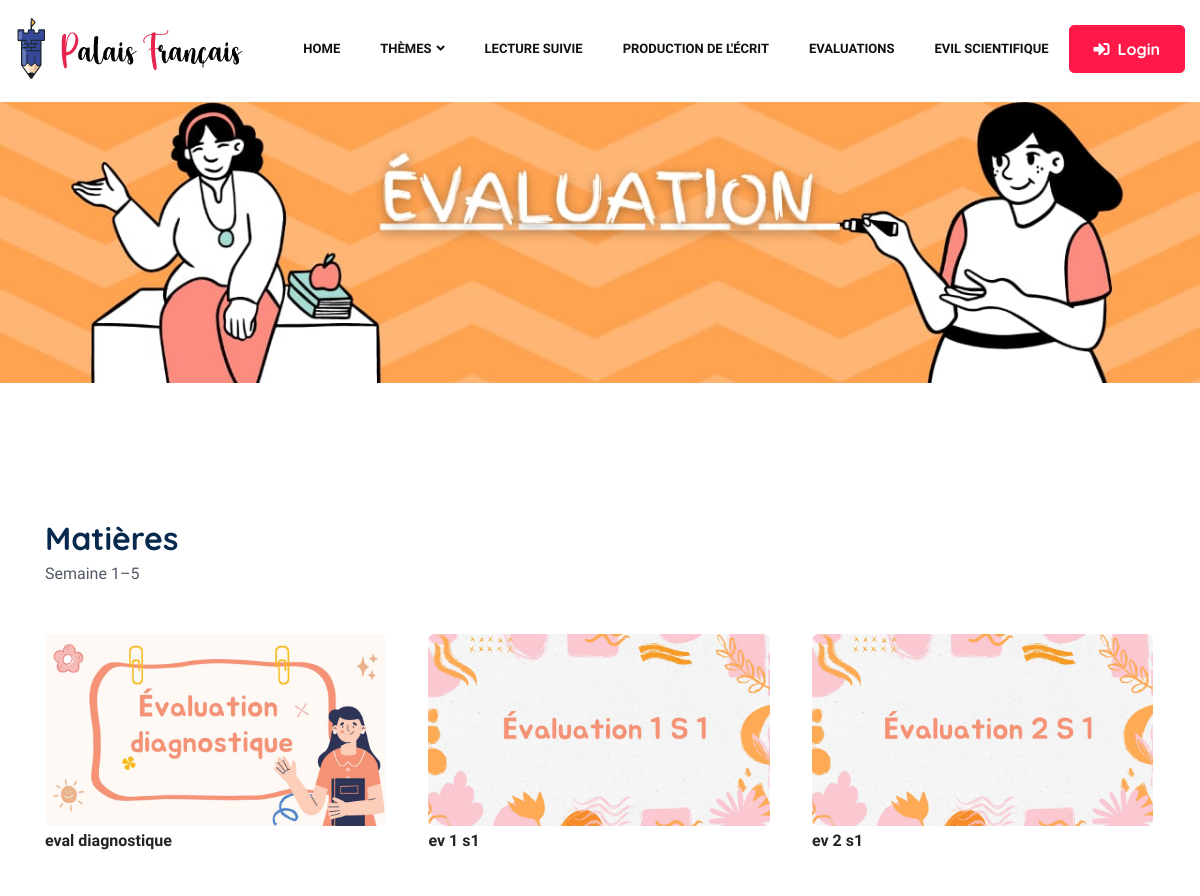
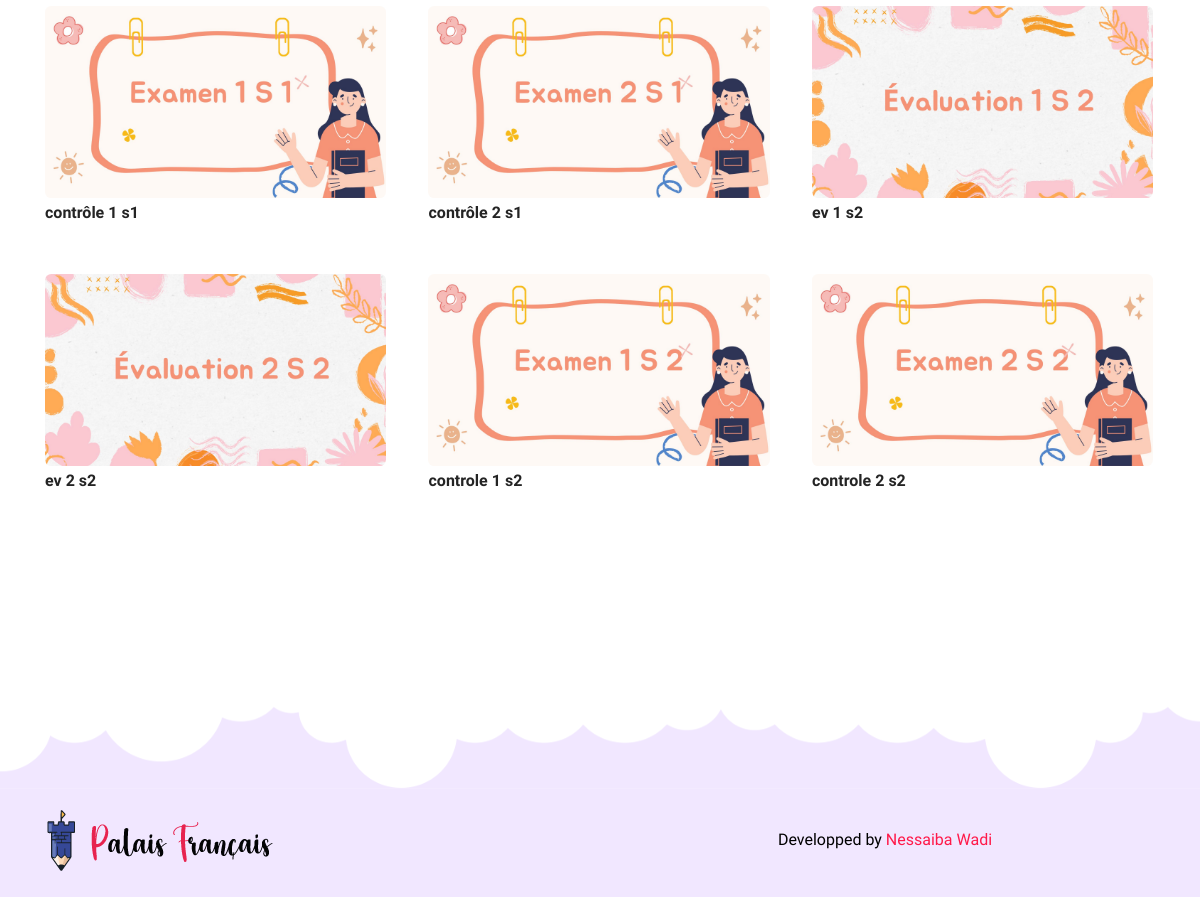
The page /Evaluation.php on the database its author committed (2 pictures, top to bottom).
### tables this page shows
CREATE TABLE `courses` (
  `course_id` int(11) NOT NULL,
  `theme_id` int(11) DEFAULT NULL,
  `course_name` varchar(255) DEFAULT NULL,
  `course_pdf` varchar(255) DEFAULT NULL,
  `picture` varchar(255) DEFAULT NULL
);

### Evaluation.php (the view, shortened to what this page needs)
<!DOCTYPE html>
<html lang="zxx">
<head>
    <link rel="stylesheet" href="assets/vendors/bootstrap/bootstrap.css">
    <link rel="stylesheet" href="assets/vendors/fontawesome/css/all.css">
    <link rel="stylesheet" href="assets/vendors/bicon/css/bicon.min.css">
    <link rel="stylesheet" href="assets/vendors/themify/themify-icons.css">
    <link rel="stylesheet" href="assets/vendors/animate-css/animate.css">
    <link rel="stylesheet" href="assets/vendors/woocommerce/woocommerce-layouts.css">
    <link rel="stylesheet" href="assets/vendors/woocommerce/woocommerce-small-screen.css">
    <link rel="stylesheet" href="assets/vendors/woocommerce/woocommerce.css">
    <link rel="stylesheet" href="assets/vendors/owl/assets/owl.carousel.min.css">
    <link rel="stylesheet" href="assets/vendors/owl/assets/owl.theme.default.min.css">
    <link rel="stylesheet" href="assets/css/style.css">
    <link rel="stylesheet" href="assets/css/responsive.css">
</head>
<body id="top-header">
<?php include "header.php" ?>
<section class="page-header-8">
</section>
<main class="site-main page-wrapper woocommerce">
    <section class="space-3">
        <div class="container">
            <div class="row">
                <div class="col-lg-12 mb-4 mb-lg-0">
                    <div class="section-title">
                        <h2 class="title d-block text-left-sm">Matières</h2>
                        <p class="woocommerce-result-count"> Semaine 1–5</p>
                    </div>
                    <ul class="products columns-3">
                        <?php
                        include "conn.php";
                        $theme_id = 7;
                        $resultCourses = $mysqli->query("SELECT * FROM Courses WHERE theme_id = $theme_id");
                        $counter = 0;
                        while ($course = $resultCourses->fetch_assoc()) {
                            $counter++;
                            $class = ($counter % 3 == 0) ? 'product last' : 'product';
                            ?>
                            <li class="<?php echo $class; ?>">
                                <div class="product-wrap">
                                    <?php echo '<a href="' . $course['course_pdf'] . '" target="_blank" class=""><img src="' . $course['picture'] . '" alt=""></a>'; ?>
                                </div>
                                <span class="price">
                                <span class="woocommerce-Price-amount amount">
                                     <?php echo $course['course_name'] ?>
                                </span>
                            </span>
                            </li>
                            <?php
                        }?>
                    </ul>
                </div>
            </div>
        </div>
    </section>
</main>
<?php include "footer.php" ?>
<div class="fixed-btm-top">
</div>
</body>
</html>

### header.php (shortened to what this page needs)
<header>
    <div class="site-navigation main_menu menu-2" id="mainmenu-area">
        <nav class="navbar navbar-expand-lg">
            <div class="container-fluid">
                <a class="navbar-brand" href="index-8.php">
                    <img src="assets/images/logo-dark.png" alt="Edutim" class="img-fluid">
                </a>
                <div class="collapse navbar-collapse" id="navbarMenu">
                    <ul class="navbar-nav ml-auto">
                        <li class="nav-item ">
                            <a href="home_cm1.php" class="nav-link js-scroll-trigger">
                                Home
                            </a>
                        </li>
                        <li class="nav-item dropdown">
                            <a class="nav-link dropdown-toggle" href="#" id="navbar3" role="button" data-toggle="dropdown" aria-haspopup="true" aria-expanded="false">
                                Thèmes<i class="fa fa-angle-down"></i>
                            </a>
                        </li>
                        <li class="nav-item" >
                            <a class="nav-link js-scroll-trigger" href="lecturesuivie.php" >
                                Lecture suivie
                            </a>
                        </li>
                        <li class="nav-item ">
                            <?php
                            include "conn.php";
                            $theme_id = 9;
                            $resultCourses = $mysqli->query("SELECT * FROM Courses WHERE theme_id = $theme_id");
                            while ($course = $resultCourses->fetch_assoc()) {
                            ?>
                            <?php echo '<a class="nav-link js-scroll-trigger" target="_blank" href="' . $course['course_pdf'] . '">' . $course['course_name'] . '</a>'?>
                                <?php
                            }?>
                        </li>
                        <li class="nav-item ">
                            <a class="nav-link js-scroll-trigger" href="Evaluation.php" >
                                Evaluations
                            </a>
                        </li>
                        <li class="nav-item ">
                            <a class="nav-link js-scroll-trigger" href="Science.php" >
                                Evil Scientifique
                            </a>
                        </li>
                    </ul>
                    <a href="login-registration.php" class="btn btn-main btn-small">
                        <?php
                        if(isset($_SESSION['username'])) {
                            echo '<i class="fa fa-sign-in-alt mr-2"></i>'.$_SESSION['username'];
                        } else {
                            echo '<i class="fa fa-sign-in-alt mr-2"></i>Login';
                        }
                        ?>
                    </a>
                </div>
            </div>
        </nav>
    </div>
</header>

### footer.php
<section class="footer" style="background-color: #f1e7ff;">
    <section class="banner-style-8-2-footer">
    </section>
    <div class="footer-btm">
        <div class="container">
            <div class="row justify-content-center align-items-center">
                <div class="col-lg-6">
                    <div class="footer-logo">
                        <img src="assets/images/logo-dark.png" alt="Edutim" class="img-fluid">
                    </div>
                </div>
                <div class="col-lg-6">
                    <div class="copyright text-lg-center">
                        <p style="color: black"> Developped by <a href="https://themeturn.com"> Nessaiba Wadi </a> </p>
                    </div>
                </div>
            </div>
        </div>
    </div>
</section>

### rows shown on the page
courses: course_name "PRODUCTION DE L'ÉCRIT"
courses: picture (picture), course_name "eval diagnostique"
courses: picture (picture), course_name "ev 1 s1"
courses: picture (picture), course_name "ev 2 s1"
courses: picture (picture), course_name "contrôle 1 s1"
courses: picture (picture), course_name "contrôle 2 s1"
courses: picture (picture), course_name "ev 1 s2"
courses: picture (picture), course_name "ev 2 s2"
courses: picture (picture), course_name "controle 1 s2"
courses: picture (picture), course_name "controle 2 s2"
